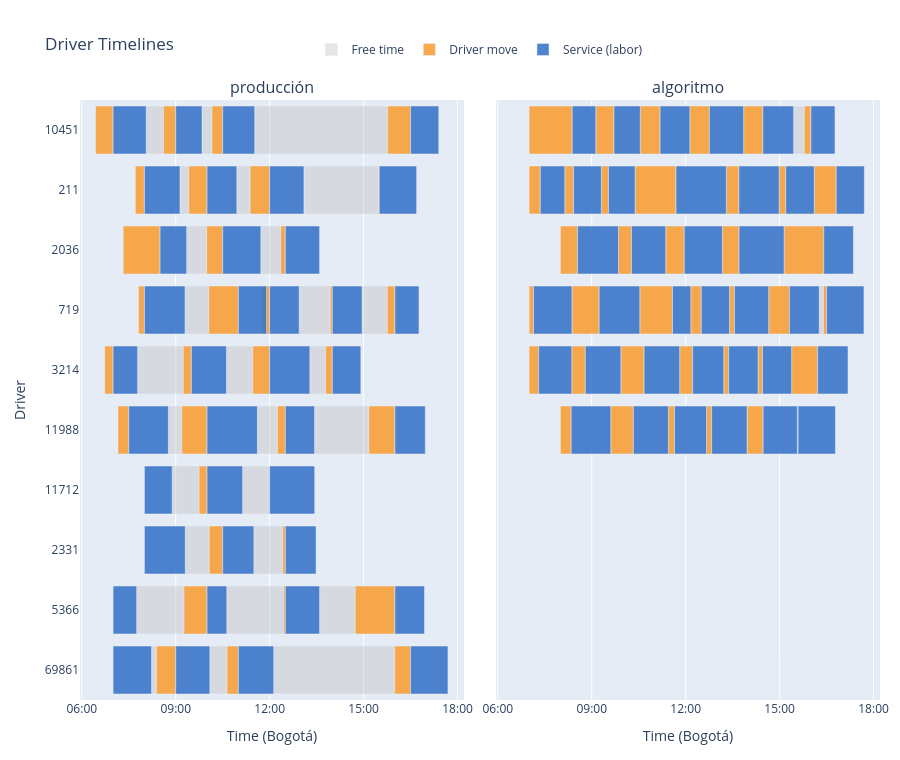

The code cell stored with this chart in its notebook:
### Markdown cell above
---
## Gantt Charts — Driver Timelines

### Code cell
build_comparison_gantt_figure(pair, LABEL_A, LABEL_B).show()
